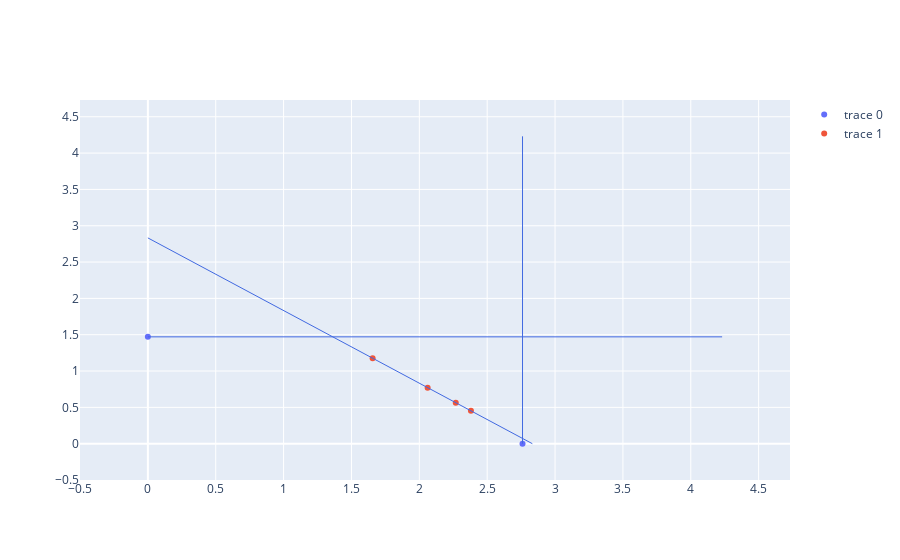

Notebook source saved alongside this figure:
### Code cell
def b1(y: float) -> float:
    return 2 * y

def b2(y: float) -> float:
    return np.log(1 + 4 * y)

def C(y: float) -> float:
    return np.power(y,2) / 2

def db1_dy(y: float) -> float:
    return 2

def db2_dy(y: float) -> float:
    return 4 / (1 + 4 * y)

def C_dy(y: float) -> float:
    return y

run_task("Task 6")

### Figure 1 — Plotly figure (JSON) as saved in the notebook; plotly's stock layout.template omitted (floating-point values rounded to 4 significant figures)
{"data": [{"mode": "markers", "text": ["x1*", "x2*"], "type": "scatter", "x": [2.76, 0], "y": [0, 1.471]}, {"mode": "markers", "text": ["N-core", "Shapley's vector", "Partial equilibrium vector", "Egalitarian game"], "type": "scatter", "x": [1.656, 2.061, 2.38, 2.268], "y": [1.177, 0.7714, 0.4525, 0.5643]}], "layout": {"shapes": [{"line": {"color": "RoyalBlue", "width": 1}, "type": "line", "x0": 2.76, "x1": 2.76, "xref": "x", "y0": 0, "y1": 4.231, "yref": "y"}, {"line": {"color": "RoyalBlue", "width": 1}, "type": "line", "x0": 0, "x1": 4.231, "xref": "x", "y0": 1.471, "y1": 1.471, "yref": "y"}, {"line": {"color": "RoyalBlue", "width": 1}, "type": "line", "x0": 0, "x1": 2.833, "xref": "x", "y0": 2.833, "y1": 0, "yref": "y"}], "xaxis": {"dtick": 0.5, "range": [-0.5, 4.731]}, "yaxis": {"dtick": 0.5, "range": [-0.5, 4.731]}}}
